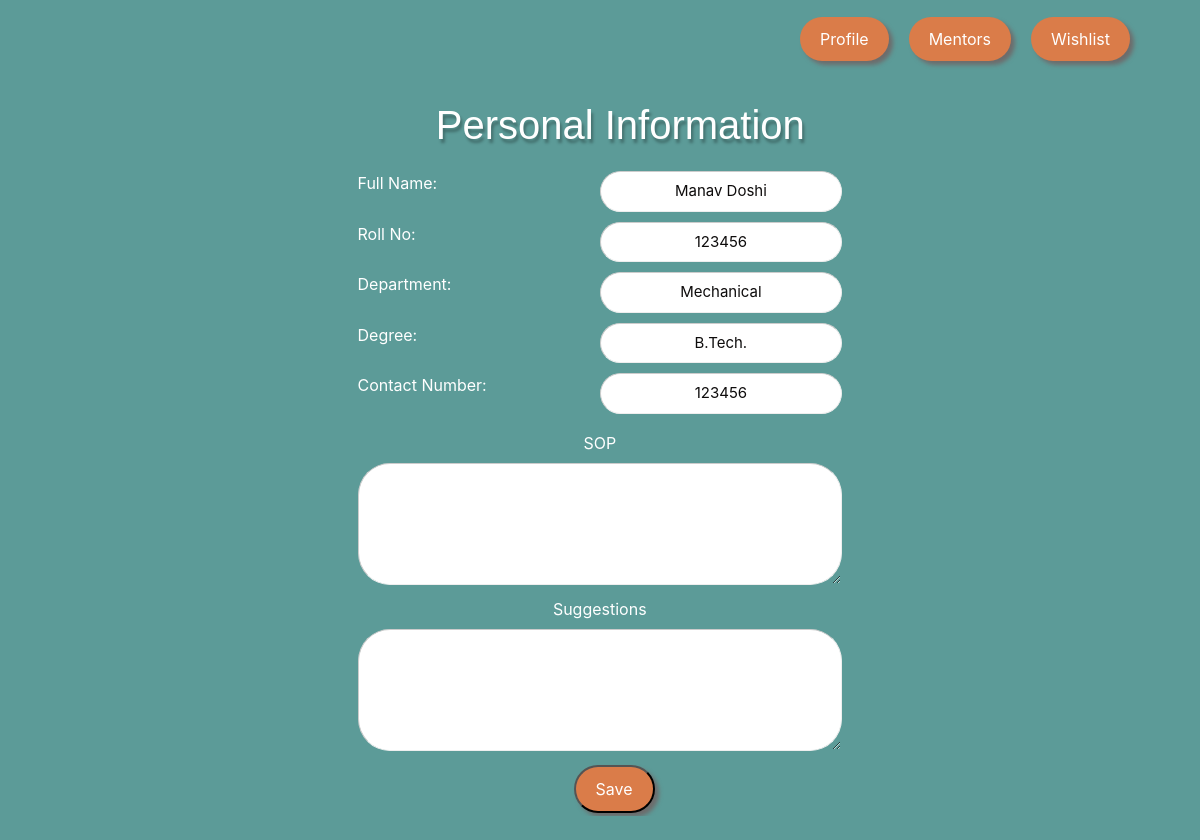
/test (signed in), run on the app's committed database.
### registration/models.py (models this page shows)
class Profile(models.Model):
    user = models.OneToOneField(User, on_delete=models.CASCADE)
    otp = models.CharField(max_length=6)
    password = models.CharField(max_length=20)
    fullname = models.CharField(max_length=100, blank=True)
    rollno = models.CharField(max_length=100, blank=True)
    department = models.CharField(max_length=100, blank=True)
    degree = models.CharField(max_length=100, blank=True)
    contactno = models.CharField(max_length=100, blank=True)
    sop = models.CharField(max_length=500, blank=True)
    suggestions = models.CharField(max_length=500, blank=True)
    linkedin = models.CharField(max_length=100, blank=True)
    experience = models.CharField(max_length=500, blank=True)
    goal = models.CharField(max_length=500, blank=True)
    obstacle = models.CharField(max_length=500, blank=True)
    pref_1 = models.IntegerField(blank=True, null=True)
    pref_2 = models.IntegerField(blank=True, null=True)
    pref_3 = models.IntegerField(blank=True, null=True)
    pref_4 = models.IntegerField(blank=True, null=True)
    pref_5 = models.IntegerField(blank=True, null=True)

### registration/views.py (the view)
# urls.py: path('test', views.test, name="test"),
def test(request):
    profile = Profile.objects.get(user=request.user)
    return render(request, 'personal_info.html', {'profile': profile})

### templates/personal_info.html (shortened to what this page needs)
{% load static %}
<!DOCTYPE html>
<html>
<head>
  <link rel="stylesheet" href="https://cdn.jsdelivr.net/npm/bootstrap@4.6.0/dist/css/bootstrap.min.css"
>
  <link rel="stylesheet" href="{% static 'style.css' %}" />
  <link rel="stylesheet" href="{% static 'personal_info.css' %}" />
</head>
<body>
  <div class="container-fluid">
    <div class="mininav">
      <ul>
        <li><a href="{% url 'test' %}" style="text-decoration: none; color: inherit;">Profile</a></li>
        <li><a href="{% url 'profile' %}" style="text-decoration: none; color: inherit;">Mentors</a></li>
        <li><a href="{% url 'favourite_list' %}" style="text-decoration: none; color: inherit;">Wishlist</a></li>
      </ul>
    </div>
    <div class="form-area">
      <div class="header text-center" style="width:75%">
        <h1 class="text-center">
          Personal Information
        </h1>
      </div>
      <div class="form-container" style="padding-right: 20%;">
        <form action="personal_info_add" method="post">
          <div class="pinfo align-items-center">
            <div class="pinfo-constituents">
              <label class="desc" id="title1" for="Field1">Full Name:</label>
              <input id="Field1" name="Field1" type="text" class="field text fn" value="{{profile.fullname}}" size="8"
                tabindex="1">
            </div>
            <div class="pinfo-constituents">
              <label class="desc" id="title2" for="Field2">Roll No:</label>
              <input id="Field2" name="Field2" type="text" class="field text fn" value="{{profile.rollno}}" size="8"
                tabindex="1">
            </div>
            <div class="pinfo-constituents">
              <label class="desc" id="title3" for="Field3">Department:</label>
              <input id="Field3" name="Field3" type="text" class="field text fn" value="{{profile.department}}" size="8"
                tabindex="1">
            </div>
            <div class="pinfo-constituents">
              <label class="desc" id="title4" for="Field4">Degree:</label>
              <input id="Field4" name="Field4" type="text" class="field text fn" value="{{profile.degree}}" size="8"
                tabindex="1">
            </div>
            <div class="pinfo-constituents">
              <label class="desc" id="title5" for="Field5">Contact Number:</label>
              <input id="Field5" name="Field5" type="text" class="field text fn" value="{{profile.contactno}}" size="8"
                tabindex="1">
            </div>
          </div>
          <div>
            <div class="text-center">
              <label class="desc" id="title6" for="Field6">
                SOP
              </label>
            </div>
            <div>
              <textarea id="Field6" name="Field6" spellcheck="true" rows="5" cols="30" tabindex="4"
                value="{{profile.sop}}"></textarea>
            </div>
          </div>
          <div>
            <div class="text-center">
              <label class="desc" id="title7" for="Field7" value="{{profile.suggestions}}">
                Suggestions
              </label>
            </div>
            <div>
              <textarea id="Field7" name="Field7" spellcheck="true" rows="5" cols="30" tabindex="4"></textarea>
            </div>
          </div>
          <div class="text-center" style="padding-left:10px">
            <button type="submit" class="submit-button">
              Save
            </button>
          </div>
        </form>
      </div>
    </div>
  </div>
</body>
</html>

### static/style.css (style rules this page uses)
* { padding: 0; margin: 0; font-family: -apple-system, BlinkMacSystemFont, 'Segoe UI', Roboto, Oxygen, Ubuntu, Cantarell, 'Open Sans', 'Helvetica Neue', sans-serif; }
body { overflow-x: hidden; background-color: transparent !important; background-repeat: no-repeat; background-attachment: fixed; background: #5c9b98 !important; }
.mininav ul { display: flex; list-style-type: none; position: absolute; right: 60px; top: 15px; }
.mininav li { padding: 10px 20px; margin: 2px 10px; background-color: #da7c49; border-radius: 9999px; color: white; box-shadow: 4px 4px 4px #6d6c6c; }
.submit-button { padding: 10px 20px !important; margin: 2px 10px; margin-left: 25% ; background-color: #da7c49; border-radius: 9999px; color: white; box-shadow: 4px 4px 4px #6d6c6c; }
h1 { font-family: Verdana, Geneva, sans-serif; margin-top: 0; }
* { box-sizing: border-box }
body { font-family: Verdana, sans-serif; margin:0 }
.text { color: #0e0c0c; font-size: 15px; padding: 8px 12px; bottom: 8px; width: 100%; text-align: center; }

### static/personal_info.css (style rules this page uses)
* { -webkit-box-sizing: border-box; -moz-box-sizing: border-box; box-sizing: border-box; }
.pinfo-constituents { margin: 5px 0px; }
.header { margin-left: 15%; margin-bottom: 2%; text-shadow: 2px 4px 3px rgba(0,0,0,0.3); }
.form-area { margin-top: 10%; }
body { padding: 20px 15%; background-color: #5c9b98; color: white; font-family: 'Source Sans Pro','Roboto', sans-serif; }
form > div { clear: both; overflow: hidden; padding: 1px; margin: 0 0 10px 0; }
form > div > div, form > div > fieldset > div { width: 75%; float: right; }
input[type=text], input[type=email], input[type=url], input[type=password], textarea { width: 100%; border-top: 1px solid #ccc; border-left: 1px solid #ccc; border-right: 1px solid #eee; border-bottom: 1px solid #eee; float: right; border-radius: 2rem; padding-left: 2rem; padding-right: 2rem; }
input[type=text], input[type=email], input[type=url], input[type=password] { width: 50%; }
.submit-button { padding: 10px 20px; margin: 2px 10px; background-color: #da7c49; border-radius: 9999px; color: white; box-shadow: 4px 4px 4px #6d6c6c; padding-left: 10%; margin-left: 30%; }

### data on the page
Profile: Field1 "Manav Doshi", Field2 "123456", Field3 "Mechanical", Field4 "B.Tech.", Field5 "123456"
